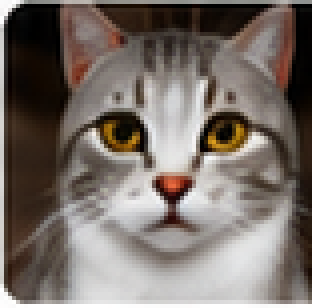
#> input picture modules/Creator-Guide/pages/ShukuCoCreationLoop/assets/cat.png, 78 x 77 px (shown 4 times larger)
$ python -i page_statistics.py   (imports and definitions only)
#> lines starting #> are read from the running program, lines starting #| are printed output that depends on the picture; after the words box and inside, x2 and y2 are one past the last pixel; in counts of white or black regions, pixels touching at a corner belong together
#!/usr/bin/env python3
"""Build an offline page statistics report.

Reads: Module sources, existing thumbnails and optional text counts.
Writes: HTML, CSV and JSON reports in each module's _scratchpad/reports.
Does not run course code or access the network.
"""

from __future__ import annotations

import sys
import argparse
import base64
import csv
import io
import json
import math
from pathlib import Path
import shutil
import subprocess
from datetime import datetime, timezone

sys.path.insert(0, str(Path(__file__).resolve().parents[1] / "common"))
from module_assets import asset_directory
from _common import ROOT, emit_result, report_error, resolve_module, scratchpad_path

HTML_TEMPLATE = r"""<!doctype html>
<html lang="zh-CN"><head><meta charset="utf-8"><meta name="viewport" content="width=device-width,initial-scale=1">
<title>课件页面统计报告</title>
<style>
:root{color-scheme:light;--ink:#17324b;--muted:#5c6e7d;--line:#dce4ea;--blue:#326fa7;--paper:#fff;--wash:#f3f6f8}*{box-sizing:border-box}body{margin:0;background:var(--wash);color:var(--ink);font:15px/1.65 "Microsoft YaHei","PingFang SC",system-ui,sans-serif}main{max-width:1400px;margin:auto;padding:44px 36px 70px}h1{font-size:34px;line-height:1.3;font-weight:650;margin:8px 0 14px}h2{font-size:23px;margin:0 0 16px}h3{font-size:17px;margin:0 0 8px}p{margin:8px 0}.eyebrow{letter-spacing:.14em;font-size:12px;color:var(--blue)}.lede{max-width:880px;color:var(--muted)}.meta{font-size:12px;color:var(--muted);overflow-wrap:anywhere}.stats{display:grid;grid-template-columns:repeat(4,1fr);gap:18px;padding:26px 0;border-block:1px solid var(--line);margin:26px 0}.stat strong{display:block;font-size:30px;font-weight:600}.stat span{color:var(--muted);font-size:13px}section{margin-top:34px}.plots{display:grid;grid-template-columns:repeat(2,minmax(0,1fr));gap:24px}.plot{background:var(--paper);padding:22px 20px 10px;min-width:0}.plot p{font-size:12px;color:var(--muted);min-height:20px}.plot svg{display:block;width:100%;height:auto}.findings{padding:18px 24px;background:#e9f0f6;border-left:4px solid var(--blue)}.findings ul{margin:0;padding-left:20px}.note{color:var(--muted);font-size:13px}.toolbar{display:flex;gap:12px;flex-wrap:wrap;align-items:center;margin-bottom:14px}input,select,button{font:inherit;color:inherit}input,select{background:#fff;border:1px solid #bdcbd5;border-radius:5px;padding:8px 10px}input{flex:1;min-width:220px}button{cursor:pointer}button:focus-visible,input:focus-visible,select:focus-visible{outline:3px solid #6a9bc7;outline-offset:2px}.table-wrap{overflow-x:auto;background:white}table{width:100%;border-collapse:collapse;font-size:13px}th,td{text-align:left;padding:10px 12px;border-bottom:1px solid var(--line);vertical-align:top}th{background:#eaf0f5;white-space:nowrap}th button{border:0;background:transparent;padding:0;font-weight:600}.num{text-align:right;font-variant-numeric:tabular-nums;white-space:nowrap}td.title{min-width:240px;max-width:460px}.page-button{color:var(--blue);border:0;background:transparent;text-align:left;padding:0;font:inherit;text-decoration:underline;text-underline-offset:3px}.preview{background:var(--paper);padding:24px}.preview-grid{display:grid;grid-template-columns:1fr 1fr;gap:20px}.preview figure{margin:0;min-width:0}.preview img{width:100%;display:block;background:#eef2f5;border:1px solid var(--line)}figcaption{font-size:12px;color:var(--muted);margin-bottom:8px}.preview .details{margin-top:14px}.swatch{display:inline-block;width:20px;height:20px;vertical-align:middle;margin-right:4px;border:1px solid #b8c3cc}.modules td:first-child{max-width:300px}.method{background:var(--paper);padding:24px}.method dt{font-weight:600;margin-top:14px}.method dd{margin:4px 0;color:var(--muted)}.status{font-size:12px;color:var(--muted)}code{font-family:Consolas,monospace;overflow-wrap:anywhere}.source{overflow-wrap:anywhere}details>summary{cursor:pointer;color:var(--blue)}.download{color:var(--blue);font:inherit;border:1px solid #bdcbd5;background:white;padding:7px 12px;border-radius:5px}.foot{margin-top:28px;border-top:1px solid var(--line);padding-top:18px;color:var(--muted);font-size:12px}
@media(max-width:800px){main{padding:26px 16px 40px}h1{font-size:27px}.stats{grid-template-columns:repeat(2,1fr)}.plots,.preview-grid{grid-template-columns:1fr}.plot{padding:18px 12px 8px}.stat strong{font-size:26px}}@media print{body{background:white}main{padding:10px}.toolbar,.download{display:none}.plots{grid-template-columns:1fr 1fr}.plot,.preview,.method{break-inside:avoid}.table-wrap{overflow:visible}th{position:static}}
</style></head><body><main>
<header><div class="eyebrow">INTUITIVE DEEP LEARNING · PAGE STATISTICS</div><h1>每页有多少内容，又留了多少空间？</h1><p class="lede">汇总当前课件的文字、交互元素与缩略图特征。用于观察分布和寻找值得复看的页面，采用统一的近似口径。</p><p class="meta" id="meta"></p></header>
<div class="stats" id="stats"></div>
<div class="findings" id="findings"></div>
<section><h2>页面分布直方图</h2><div class="plots" id="plots"></div><p class="note">文字与控件来自静态源码近似扫描；视觉指标只统计已找到的当前页面缩略图。缺图页不会按 0 计入直方图。</p></section>
<section><h2>各模块概览</h2><div class="table-wrap"><table class="modules"><thead><tr><th>模块</th><th class="num">页数</th><th class="num">有图页数</th><th class="num">字数中位数</th><th class="num">留白率中位数</th><th class="num">平均按钮数</th><th class="num">有链接页数</th><th class="num">主要颜色中位数</th></tr></thead><tbody id="modules"></tbody></table></div></section>
<section><h2>缩略图与 Otsu 二值化对照</h2><p class="note">在逐页明细中点击标题，可查看该页原图和二值化结果。黑色代表低于或等于阈值的像素，白色代表亮像素。</p><div class="preview" id="preview" aria-live="polite"></div></section>
<section><h2>逐页明细</h2><div class="toolbar"><label>模块 <select id="module-filter"><option value="">全部模块</option></select></label><input id="search" type="search" aria-label="搜索页面标题或ID" placeholder="搜索页面标题或 ID"><button id="download" class="download" type="button">导出逐页 CSV</button><span class="status" id="row-count" aria-live="polite"></span></div><div class="table-wrap"><table><thead><tr><th>模块 / 页码</th><th><button data-sort="title">标题 ↕</button></th><th class="num"><button data-sort="words">字数 ↕</button></th><th class="num"><button data-sort="whitespace">留白率 ↕</button></th><th class="num"><button data-sort="buttons">按钮 ↕</button></th><th class="num"><button data-sort="links">链接 ↕</button></th><th class="num"><button data-sort="inputs">输入 ↕</button></th><th class="num"><button data-sort="images">图片 ↕</button></th><th class="num"><button data-sort="videos">视频 ↕</button></th><th class="num"><button data-sort="charts">图形 ↕</button></th><th class="num"><button data-sort="colors">主要颜色 ↕</button></th><th class="num"><button data-sort="edgeDensity">边缘密度 ↕</button></th></tr></thead><tbody id="rows"></tbody></table></div></section>
<section class="method"><h2>统计口径与适用范围</h2><dl>
<dt>范围</dt><dd>从各模块的 PPT / course 源码提取页面 ID 与入口，不把 outlines 中尚未实现的规划页、讲稿、旧版本、测试页面和共享组件库当作课件页。只匹配 modules/&lt;模块目录名&gt;/assets/scenedeck-thumbnails/&lt;页面 ID&gt; 图片。缩略图可能早于最新源码，报告不以截图存在证明它是最新版本。</dd>
<dt>近似可见字数</dt><dd id="word-method"></dd>
<dt>Otsu 留白率</dt><dd>缩略图合成白底后，等比例缩小至最多 480×270，转灰度，再用大津算法自动选择阈值 T。留白率 = 灰度 &gt; T 的亮像素数 / 全部像素数。它是亮部面积的代理，不是严格的“没有内容的面积”：浅色卡片可能被算成留白，深色空背景可能不被算入，照片和游戏页尤其要结合原图看。单一灰度图没有可分离的前景，会单独标记，仍保留亮像素比例。</dd>
<dt>边框推断背景占比（明细导出）</dt><dd>根据二值化后四条边多数像素的极性，取同极性像素的比例，作为深底页面的辅助参考。它仍可能包含前景，不能代替真实留白。</dd>
<dt>按钮、链接和输入控件</dt><dd>数 JSX 中显式的 button / Button、a / AppLink / Link、input / textarea / select / RangeControl / Switch / Question 等声明，并向下读取模块内引用的组件。共享 UI 的内部实现不展开。循环里的一个声明按 1 个计，条件分支可能同时计入；这是结构数量，不是精确的首屏可点击数量。只统计实际链接元素声明，讲稿里的 URL 不计。</dd>
<dt>图片、视频、图形 / 图表</dt><dd>统计显式 JSX 标签：img / Image、video / Video、Chart / Plot / Diagram / canvas / svg。循环和条件分支同样近似；CSS 背景图和自定义组件中的隐式媒体可能漏计，图形包含装饰 SVG，不能直接解释成独立知识图的数量。</dd>
<dt>主要颜色数量</dt><dd>将缩略图 RGB 每通道量化为 16 档（最多 4096 色），只保留面积占比至少 0.1% 的色块数。该值减少抗锯齿噪声，但照片、纹理和渐变仍会增加色数，不等同于设计系统的主题色数量。</dd>
<dt>视觉复杂度辅助指标</dt><dd>边缘密度 = 横纵相邻像素灰度差 &gt; 20 的像素对占比；灰度熵用于描述明暗变化，单位 bits；彩色区域指 HSV 饱和度至少 0.2 的像素面积。平均灰度、灰度标准差也写入 CSV。它们描述视觉特征，不是质量评分。</dd>
<dt>复用命令</dt><dd><code>python creator-skill/scripts/tools.py analyze.pages</code><br><code>python creator-skill/scripts/tools.py analyze.pages --module Neuron-Guide</code></dd>
</dl><details><summary id="coverage-summary"></summary><div id="coverage" class="source"></div></details></section>
<p class="foot">本报告为离线批处理结果，可直接保存、移动和打开。没有外部脚本、网络请求或在线字体依赖。所有数值为内容分布参考，不据此自动判断页面好坏。</p>
</main><script id="report-data" type="application/json">__REPORT_DATA__</script><script>
'use strict';
const D=JSON.parse(document.getElementById('report-data').textContent),P=D.pages;
const $=id=>document.getElementById(id),esc=x=>String(x??'').replace(/[&<>"']/g,c=>({'&':'&amp;','<':'&lt;','>':'&gt;','"':'&quot;',"'":'&#39;'}[c]));
const values=k=>P.map(p=>p[k]).filter(Number.isFinite),med=a=>{a=[...a].sort((x,y)=>x-y);return a.length?(a[Math.floor((a.length-1)/2)]+a[Math.ceil((a.length-1)/2)])/2:null},avg=a=>a.length?a.reduce((s,x)=>s+x,0)/a.length:null,fmt=(x,d=0)=>Number.isFinite(x)?x.toLocaleString('zh-CN',{maximumFractionDigits:d,minimumFractionDigits:d}):'—';
$('meta').textContent=`生成于 ${new Date(D.generatedAt).toLocaleString('zh-CN',{timeZone:'Asia/Hong_Kong',hour12:false})}（香港时间） · ${D.modules.length} 个课件模块 · 仅本地源码与现有缩略图`;
const imageCount=values('whitespace').length;
$('stats').innerHTML=[[P.length,'当前课件页'],[`${imageCount} / ${P.length}`,'缩略图覆盖'],[fmt(med(values('whitespace')),1)+'%','Otsu 留白率中位数'],[fmt(med(values('words'))),'每页字数中位数']].map(([v,l])=>`<div class="stat"><strong>${v}</strong><span>${l}</span></div>`).join('');
function modeBin(a,step){const c=new Map();a.forEach(v=>{const lo=Math.floor(v/step)*step;c.set(lo,(c.get(lo)||0)+1)});return [...c].sort((a,b)=>b[1]-a[1])[0]||[0,0]}
const wb=modeBin(values('words'),50),sb=modeBin(values('whitespace').map(x=>Math.min(99.999,x)),10);
$('findings').innerHTML=`<ul><li>文字最多集中在 <strong>${wb[0]}–${wb[0]+49} 字</strong>，共 ${wb[1]} 页；每页按钮声明平均 ${fmt(avg(values('buttons')),1)} 个，有链接声明的页面 ${P.filter(p=>p.links>0).length} 页。</li><li>有图页面的 Otsu 留白率最多集中在 <strong>${sb[0]}%–${sb[0]+10}%</strong>，共 ${sb[1]} 页；主要颜色数量中位数 ${fmt(med(values('colors')))} 种。</li><li>当前页缺图 ${D.missingThumbnails.length} 页，图像读取异常 ${D.imageErrors.length} 页；另有 ${D.unmatchedThumbnails.length} 张缩略图未匹配当前页，均未混入视觉直方图。</li></ul>`;
let chartWidth=620;function histogram(key,title,step,unit,description,cap){const vals=values(key),mx=cap??Math.max(...vals,0),end=cap??(Math.floor(mx/step)+1)*step,n=Math.max(1,Math.ceil(end/step)),bins=Array.from({length:n},(_,i)=>({lo:i*step,hi:(i+1)*step,count:0}));vals.forEach(v=>bins[Math.min(n-1,Math.floor(v/step))].count++);const width=chartWidth,height=270,L=52,R=14,T=20,B=56,w=width-L-R,h=height-T-B,ymax=Math.max(...bins.map(b=>b.count),1);let g='';for(let i=0;i<=4;i++){const yy=T+h-h*i/4;g+=`<line x1="${L}" x2="${width-R}" y1="${yy}" y2="${yy}" stroke="#e0e7ed"/><text x="${L-8}" y="${yy+4}" text-anchor="end">${Math.round(ymax*i/4)}</text>`}const every=Math.max(1,Math.ceil(n/(width<400?5:10)));bins.forEach((b,i)=>{const x=L+i*w/n,bh=b.count/ymax*h;g+=`<rect x="${x+.5}" y="${T+h-bh}" width="${Math.max(1,w/n-1)}" height="${bh}" fill="#3979af"><title>${b.lo}–${b.hi}${unit}：${b.count} 页</title></rect>`;if(b.count&&(w/n>=23||i%2===0||b.count===ymax))g+=`<text x="${x+w/n/2}" y="${T+h-bh-5}" text-anchor="middle">${b.count}</text>`;if(i%every===0)g+=`<text x="${x+w/n/2}" y="${height-B+20}" text-anchor="middle">${b.lo}${unit}</text>`});return `<article class="plot"><h3>${esc(title)}</h3><p>${esc(description)} · 有效样本 ${vals.length} 页</p><svg viewBox="0 0 ${width} ${height}" role="img" aria-label="${esc(title)}，纵轴页数，横轴${esc(unit||'个')}" style="font-family:inherit;font-size:12px;fill:#425b70"><text x="8" y="13">页数</text>${g}<text x="${L+w/2}" y="${height-7}" text-anchor="middle">${esc(title)}${unit?'（'+unit+'）':''}</text></svg></article>`}
function drawPlots(){const container=$('plots').clientWidth;chartWidth=Math.max(260,Math.floor(window.innerWidth<=800?container-24:(container-24)/2-40));$('plots').innerHTML=[histogram('whitespace','Otsu 留白率',10,'%','亮像素比例；每 10 个百分点一档',100),histogram('words','每页近似可见字数',50,'字','每 50 字一档'),histogram('buttons','按钮声明数',1,'个','一个 JSX 声明计 1 个'),histogram('links','超链接声明数',1,'个','页面链接元素；不数讲稿 URL'),histogram('colors','主要颜色数量',10,'种','RGB 每通道 16 档；面积 ≥ 0.1%'),histogram('edgeDensity','缩略图边缘密度',2,'%','灰度差 > 20；每 2 个百分点一档')].join('');}drawPlots();let resizeTimer;window.addEventListener('resize',()=>{clearTimeout(resizeTimer);resizeTimer=setTimeout(drawPlots,100)});
$('modules').innerHTML=D.modules.map(m=>{const a=P.filter(p=>p.directory===m.directory),v=k=>a.map(p=>p[k]).filter(Number.isFinite);return `<tr><td>${esc(m.title)}</td><td class="num">${a.length}</td><td class="num">${v('whitespace').length}</td><td class="num">${fmt(med(v('words')))}</td><td class="num">${fmt(med(v('whitespace')),1)}%</td><td class="num">${fmt(avg(v('buttons')),1)}</td><td class="num">${a.filter(p=>p.links>0).length}</td><td class="num">${fmt(med(v('colors')))}</td></tr>`}).join('');
$('module-filter').innerHTML+=D.modules.map(m=>`<option value="${esc(m.directory)}">${esc(m.title)}</option>`).join('');
let sortKey=null,descending=true;
function filtered(){const q=$('search').value.trim().toLowerCase(),mod=$('module-filter').value;let a=P.filter(p=>(!mod||p.directory===mod)&&(!q||(p.title+' '+p.sceneId+' '+p.moduleTitle).toLowerCase().includes(q)));if(sortKey)a=[...a].sort((x,y)=>{const a=x[sortKey],b=y[sortKey];if(a==null)return b==null?0:1;if(b==null)return -1;const c=typeof a==='string'?a.localeCompare(b,'zh-CN'):a-b;return descending?-c:c});return a}
function renderRows(){const a=filtered();$('row-count').textContent=`显示 ${a.length} / ${P.length} 页`;$('rows').innerHTML=a.map(p=>`<tr><td>${esc(p.directory)}<br><span class="status">第 ${p.page} 页</span></td><td class="title"><button class="page-button" data-page="${P.indexOf(p)}">${esc(p.title)}</button><br><span class="status">${esc(p.sceneId)}${p.thumbnail?'':' · 缺图'}</span></td>${['words','whitespace','buttons','links','inputs','images','videos','charts','colors','edgeDensity'].map(k=>`<td class="num">${fmt(p[k],['whitespace','edgeDensity'].includes(k)?1:0)}${Number.isFinite(p[k])&&['whitespace','edgeDensity'].includes(k)?'%':''}</td>`).join('')}</tr>`).join('')}
function preview(index){const p=P[index];$('preview').innerHTML=`<h3>${esc(p.moduleTitle)} · 第 ${p.page} 页 · ${esc(p.title)}</h3>${p.preview?`<div class="preview-grid"><figure><figcaption>现有缩略图 · 原尺寸 ${p.thumbnailSize.join(' × ')}</figcaption><img src="${p.preview}" alt="${esc(p.title)}缩略图"></figure><figure><figcaption>Otsu 二值化 · T=${p.otsuThreshold} · 亮像素 ${fmt(p.whitespace,1)}%</figcaption><img src="${p.binaryPreview}" alt="Otsu黑白二值化结果"></figure></div>`:`<p>${p.thumbnail?'已找到缩略图；本报告未嵌入预览。':'这页没有可读取的匹配缩略图；视觉指标留空。'}</p>`}<div class="details"><p>近似字数 <strong>${p.words}</strong> · 按钮 <strong>${p.buttons}</strong> · 链接 <strong>${p.links}</strong> · 输入控件 <strong>${p.inputs}</strong> · 主要颜色 <strong>${fmt(p.colors)}</strong></p><p class="note">边框推断背景占比 ${fmt(p.backgroundRatio,1)}% · 边缘密度 ${fmt(p.edgeDensity,1)}% · 灰度熵 ${fmt(p.entropy,2)} bits · 彩色区域 ${fmt(p.saturatedArea,1)}%</p><p>${(p.palette||[]).map(c=>`<span class="swatch" style="background:${c}" title="${c}"></span>`).join('')}</p><p class="meta source">${esc(p.thumbnail||'缺少缩略图')}<br>${p.sources.map(esc).join('<br>')}</p></div>`}
$('rows').addEventListener('click',e=>{const b=e.target.closest('[data-page]');if(b){preview(Number(b.dataset.page));$('preview').scrollIntoView({behavior:'smooth',block:'start'})}});
document.querySelectorAll('[data-sort]').forEach(b=>b.addEventListener('click',()=>{descending=sortKey===b.dataset.sort?!descending:true;sortKey=b.dataset.sort;renderRows()}));
$('module-filter').addEventListener('change',renderRows);$('search').addEventListener('input',renderRows);
$('download').addEventListener('click',()=>{const keys=['moduleTitle','module','page','title','sceneId','words','whitespace','backgroundRatio','buttons','links','inputs','images','videos','charts','colors','edgeDensity','entropy','brightness','contrast','saturatedArea','thumbnail'];const quote=v=>'"'+String(v??'').replaceAll('"','""')+'"';const csv='\ufeff'+[keys,...filtered().map(p=>keys.map(k=>p[k]))].map(r=>r.map(quote).join(',')).join('\r\n');const url=URL.createObjectURL(new Blob([csv],{type:'text/csv;charset=utf-8'})),a=document.createElement('a');a.href=url;a.download='page-statistics.csv';a.click();setTimeout(()=>URL.revokeObjectURL(url),1000)});
$('word-method').textContent=D.wordMethod==='imported'?'沿用导入的前次逐页近似字数，缺少匹配项时使用源码提取；文字来源标记见 CSV。':'扫描页面标题、副标题、JSX 文本、常见文字属性及引用组件中的字面量。汉字、字母、数字、标点各计 1 字符，空白不计；不统计源码总字符数、讲稿和程序标识符。图片内文字、Canvas 动态绘字不做 OCR，动态模板可能漏算；条件分支可能多算少量文字。此报告统一采用离线静态口径，与先前浏览器提取口径会有差异。';
$('coverage-summary').textContent=`覆盖清单：缺图 ${D.missingThumbnails.length} 页；未匹配当前页的旧图 ${D.unmatchedThumbnails.length} 张；图像异常 ${D.imageErrors.length} 页`;
$('coverage').innerHTML='<h3>缺少当前缩略图</h3><p>'+esc(D.missingThumbnails.join('；')||'无')+'</p><h3>未匹配当前页的缩略图</h3><p>'+D.unmatchedThumbnails.map(esc).join('<br>')+'</p><h3>图像读取异常</h3><p>'+esc(JSON.stringify(D.imageErrors))+'</p>';
renderRows();preview(Math.max(0,P.findIndex(p=>p.preview)));
</script></body></html>"""


# [20 lines left out: function build_parser, not called in this run]


def otsu_threshold(gray):
    """First threshold maximizing between-class variance, as in standard Otsu."""
    import numpy as np

    histogram = np.bincount(gray.ravel(), minlength=256).astype(float)
    if not histogram.sum():
        raise ValueError("Empty image")
    probabilities = histogram / histogram.sum()
    cumulative = np.cumsum(probabilities)
    cumulative_mean = np.cumsum(probabilities * np.arange(256))
    denominator = cumulative * (1 - cumulative)
    variance = np.full(256, -1.0)
    np.divide(
        (cumulative_mean[-1] * cumulative - cumulative_mean) ** 2,
        denominator,
        out=variance,
        where=denominator > 1e-12,
    )
    if variance.max() < 0:
        return 0
    return int(variance.argmax())


def image_data(image, fmt="WEBP"):
    buffer = io.BytesIO()
    image.save(buffer, format=fmt, **({"quality": 72} if fmt == "WEBP" else {}))
    mime = "image/webp" if fmt == "WEBP" else "image/png"
    return f"data:{mime};base64," + base64.b64encode(buffer.getvalue()).decode("ascii")


def thumbnail_metrics(file: Path, previews: bool = True) -> dict:
    """Read one thumbnail and return metrics plus optional embedded previews."""
#> called with previews = True
    import numpy as np
    from PIL import Image

    with Image.open(file) as original:
#> original is the input picture: PIL image 78x77 RGBA; mean R, G, B, A 120.8, 111.5, 105.3, 255
        size = list(original.size)
        rgba = original.convert("RGBA")
        background = Image.new("RGBA", rgba.size, "white")
#> background: PIL image 78x77 RGBA; every value is 255
        background.alpha_composite(rgba)
        image = background.convert("RGB")
        image.thumbnail((480, 270), Image.Resampling.LANCZOS)
    gray = np.asarray(image.convert("L"))
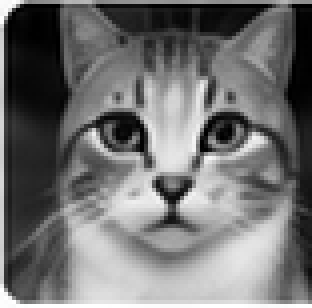
#> gray: shape (77, 78) (shown 4 times larger); min 0, max 255, mean 113.6
    threshold = otsu_threshold(gray)
#> in otsu_threshold, `histogram = np.bincount(gray.ravel(), minlength=256).astype(float)`: histogram = 256 values, max 89 at index 0, min 0 at index 248, mean 23.46
#> in otsu_threshold, `probabilities = histogram / histogram.sum()`: probabilities = 256 values, max 0.0148 at index 0, min 0 at index 248, mean 0.00391
#> in otsu_threshold, `cumulative = np.cumsum(probabilities)`: cumulative = 256 values from 0.0148 to 1
#> in otsu_threshold, `cumulative_mean = np.cumsum(probabilities * np.arange(256))`: cumulative_mean = 256 values from 0 to 113.6
#> in otsu_threshold, `denominator = cumulative * (1 - cumulative)`: denominator = 256 values, max 0.25 at index 111, min -8.88e-16 at index 255, mean 0.159
#> threshold = 115
    bright = gray > threshold
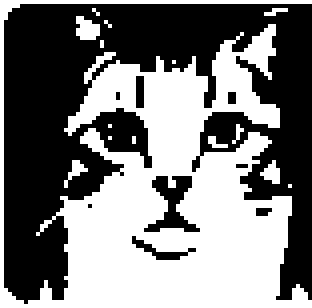
#> bright: shape (77, 78) bool (shown 4 times larger); 48.4% white; 15 white regions (13 under 20 px), largest, box (x1, y1, x2, y2) and area: (0, 0, 78, 77) 2811, (19, 4, 25, 10) 27
    # A constant image has no separable foreground; retain its bright fraction.
    uniform = bool(gray.min() == gray.max())
#> uniform = False
    bright_ratio = float(bright.mean() * 100)
#> bright_ratio = 48.35
    border = np.concatenate((bright[0], bright[-1], bright[:, 0], bright[:, -1]))
    background_is_bright = bool(border.mean() >= 0.5)
#> background_is_bright = True
    background_ratio = (
        100.0
        if uniform
        else (bright_ratio if background_is_bright else 100 - bright_ratio)
    )
#> background_ratio = 48.35
    rgb = np.asarray(image)
    quantized = rgb.astype(np.uint16) >> 4
    codes = quantized[:, :, 0] * 256 + quantized[:, :, 1] * 16 + quantized[:, :, 2]
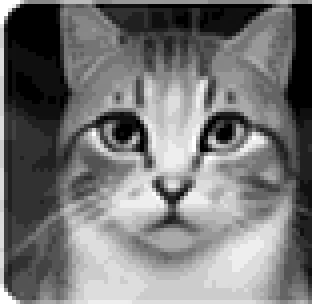
#> codes: shape (77, 78) uint16 (shown 4 times larger); min 0, max 4095, mean 1928; drawn with min black and max white
    color_counts = np.bincount(codes.ravel(), minlength=4096)
#> color_counts = 4096 values, max 415 at index 0, min 0 at index 1, mean 1.47
    major_colors = int(
        (color_counts >= math.ceil(rgb.shape[0] * rgb.shape[1] * 0.001)).sum()
    )
#> major_colors = 73
    palette = []
    for code in np.argsort(color_counts)[-6:][::-1]:
        if not color_counts[code]:
            continue
        palette.append(
            "#%02x%02x%02x"
            % (
                ((int(code) >> 8) * 16 + 8),
                ((int(code) >> 4 & 15) * 16 + 8),
                ((int(code) & 15) * 16 + 8),
            )
        )
#> this loop made 6 passes
#> code on passes 2 to 6: 3549, 3276, 801, 256, 3003
#> after the loop, palette = ['#080808', '#d8d8d8', '#c8c8c8', '#382818', '#180808', '#b8b8b8']
    signed = gray.astype(np.int16)
    dx, dy = np.abs(np.diff(signed, axis=1)), np.abs(np.diff(signed, axis=0))
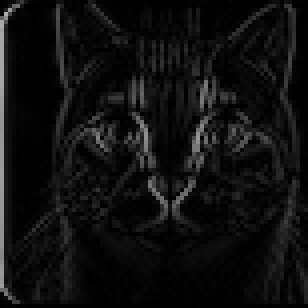
#> dx: shape (77, 77) int16 (shown 4 times larger); min 0, max 174, mean 15.6
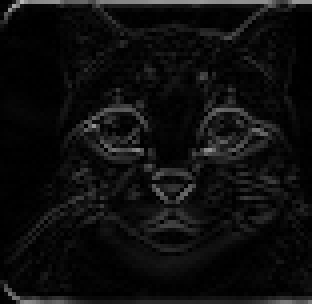
#> dy: shape (76, 78) int16 (shown 4 times larger); min 0, max 183, mean 14.3
    edge_density = float(
        ((dx > 20).sum() + (dy > 20).sum()) / max(1, dx.size + dy.size) * 100
    )
#> edge_density = 21.19
    histogram = np.bincount(gray.ravel(), minlength=256).astype(float)
#> (the rest of the program and of its run is left out)
